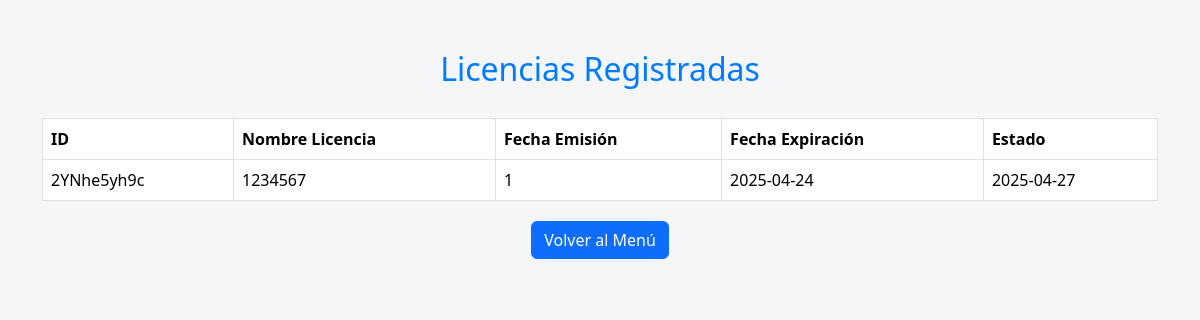
Page /super_admin/licencias.php on the committed database.
### tables this page shows
CREATE TABLE `licencias` (
  `id_licencia` varchar(10) NOT NULL,
  `id_empresa` int(11) NOT NULL,
  `id_tip_lice` int(11) NOT NULL,
  `fecha_ini` date NOT NULL,
  `fecha_expira` date NOT NULL,
  `id_estado` int(11) NOT NULL
);

### super_admin/licencias.php (the view, shortened to what this page needs)
<?php
$conex = new Database;
$con = $conex->conectar();
$sql = "SELECT * FROM licencias";
$resultado = $con->query($sql);
?>
<!DOCTYPE html>
<html lang="es">
<head>
    <link href="https://cdn.jsdelivr.net/npm/bootstrap@5.3.2/dist/css/bootstrap.min.css" rel="stylesheet">
</head>
<body>
<div class="container">
    <h2>Licencias Registradas</h2>
    <table class="table table-bordered table-hover">
        <thead>
            <tr>
                <th>ID</th>
                <th>Nombre Licencia</th>
                <th>Fecha Emisión</th>
                <th>Fecha Expiración</th>
                <th>Estado</th>
            </tr>
        </thead>
        <tbody>
            <?php while ($fila = $resultado->fetch(PDO::FETCH_ASSOC)): ?>
                <tr>
                    <td><?= $fila['id_licencia'] ?></td>
                    <td><?= $fila['id_empresa'] ?></td>
                    <td><?= $fila['id_tip_lice'] ?></td>
                    <td><?= $fila['fecha_ini'] ?></td>
                    <td><?= $fila['fecha_expira'] ?></td>
                </tr>
            <?php endwhile; ?>
        </tbody>
    </table>
    <div class="text-center btn-volver">
        <a href="index.php" class="btn btn-primary">Volver al Menú</a>
    </div>
</div>
</body>
</html>

### super_admin/licencias.php (style rules this page uses)
body { background-color: #f4f6f8; font-family: 'Segoe UI', Tahoma, Geneva, Verdana, sans-serif; }
.container { margin-top: 50px; }
h2 { color: #007bff; text-align: center; margin-bottom: 30px; }
table { background-color: white; }
th { background-color: #007bff; color: white; }
.btn-volver { margin-top: 20px; }

### rows in the picture
licencias: id_licencia "2YNhe5yh9c", id_empresa "1234567", id_tip_lice "1", fecha_ini "2025-04-24", fecha_expira "2025-04-27"
